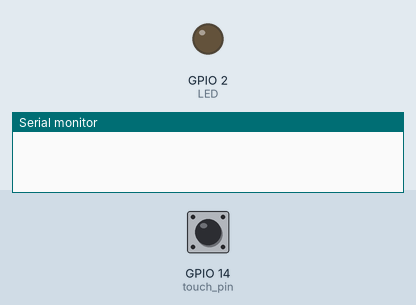
This sketch was run on a simulated ESP32. Shown: output pins drawn as LEDs (lit = HIGH), the last lines printed to the serial monitor. Inputs (shaded band) come from the test bench; at power-on: GPIO 14 (touch_pin) HIGH.

Above: at 0.0 s.
At 0.6 s:
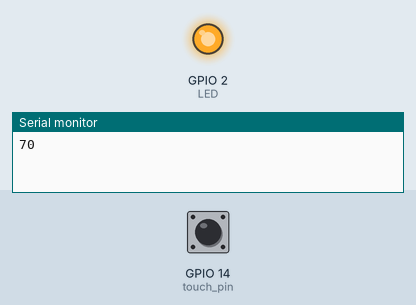
Timing chart, 0 to 2.1 s (numbered marks = the images above):
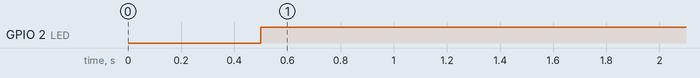

The sketch:

Touch_sensor.ino
```cpp
const int LED = 2;
const int touch_pin = 14;
int touch_val, threshold = 50;

void setup() {
  // put your setup code here, to run once:
  Serial.begin(9600);
  pinMode(LED, OUTPUT);
  delay(500);
}

void loop() {
  // put your main code here, to run repeatedly:
  touch_val= touchRead(touch_pin);
  Serial.println(touch_val);
  if(touch_val > threshold)
    digitalWrite(LED, HIGH);
  else
    digitalWrite(LED, LOW);

    delay(500);
}
```

Measured:
- by itself, GPIO 2 (LED): LOW → HIGH at 0.50 s
